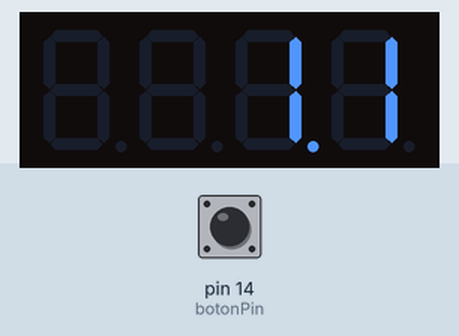
A sketch run on a simulated Arduino Uno, built with avr-gcc and run on an emulated ATmega328P. Parts: 4-digit seven-segment display. The test bench sets the inputs (shaded band); at power-on: pin 14 (botonPin) HIGH.

Above: at 1.2 s.
1.3 s: pin 14 (botonPin) pulled LOW for 3.2 s
At 1.3 s:
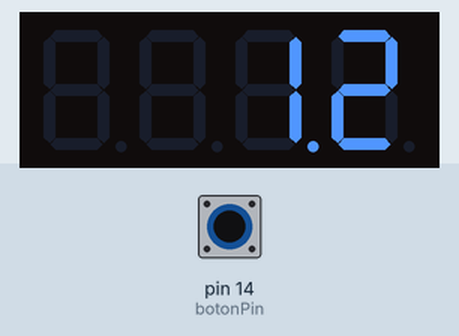
5.1 s: pin 14 (botonPin) pulled LOW for 1 s
At 5.1 s:
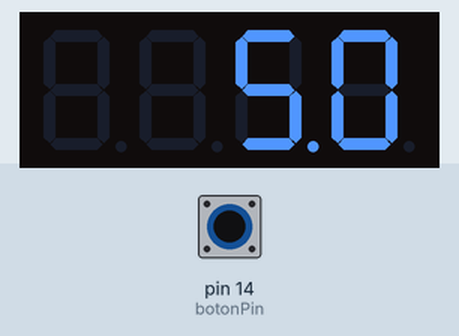

The sketch:

contadorConBoton.ino
```cpp
#include <SevSeg.h>

SevSeg sevseg; //Instanciamos el objeto SevSeg

int botonPin = 14; //pin analogo to digital
int estadoBoton = 0; //inicializamos el boton a 0 cuando no esta conectado
bool botonPresionado = false; //inicializamos el botón como no presionado
int contador = 0;

void setup() {
  byte Numdigits=4;
  byte Comunes[]={12,11,10,9}; //el acomodo de los digitos a,b,c,d,e,f,g
  byte Segmentos[]={2,3,4,5,6,7,8}; //los segmentos del arduino donde conectamos
  byte Tipo=COMMON_ANODE;
  sevseg.begin(Tipo,Numdigits,Comunes,Segmentos);
  pinMode(botonPin, INPUT_PULLUP);
}

void loop() {
    estadoBoton = digitalRead(botonPin); //leemos el estado el boton
    if (estadoBoton == HIGH) { // si el botón se presiona, cambiamos el estado del botón presionado
      botonPresionado = !botonPresionado;
      delay(0); // pequeño delay para evitar rebotes en el botón // sin delay
  }
  if(!botonPresionado){
    static unsigned long tiempoejec=millis()+100; //proximo evento
    if(estadoBoton == HIGH){
        if(millis()>=tiempoejec){
        tiempoejec+=100;// este es el tiempo de los ms
        contador++;
          if(contador==1000){ //el limite al cual se reinicia el contador
          contador=0;//reseteamos contador
            }
      sevseg.setNumber(contador,0);
      sevseg.refreshDisplay();
      }
    }
  } else { // si el botón está presionado, se muestra el último número del contador
      sevseg.setNumber(contador, 1);
      sevseg.refreshDisplay();
  }
}
```
